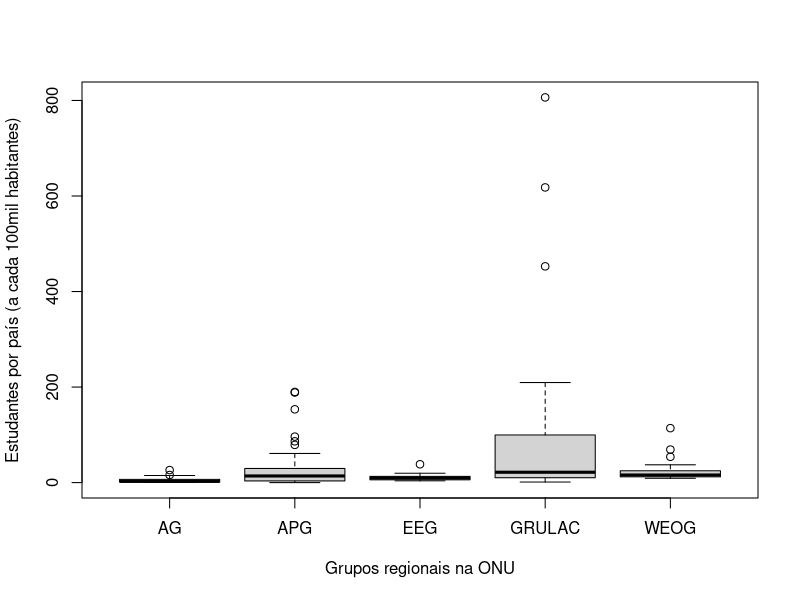
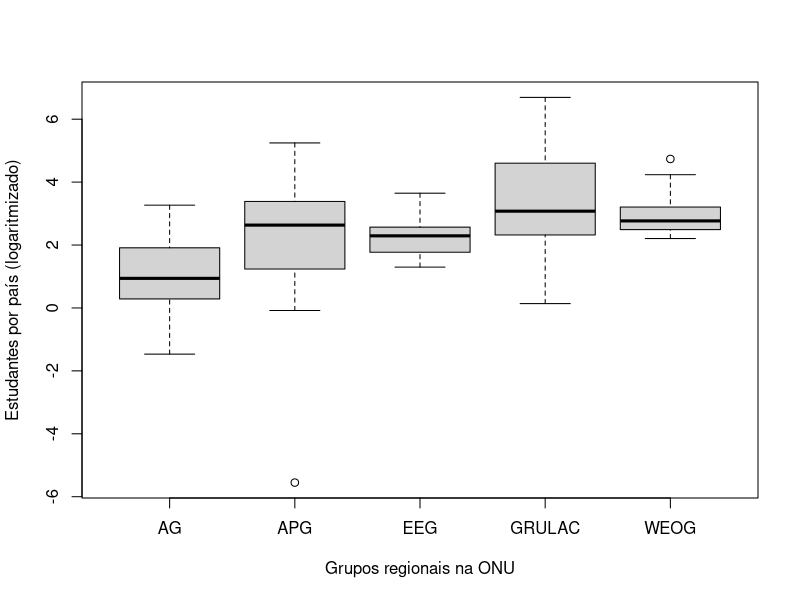
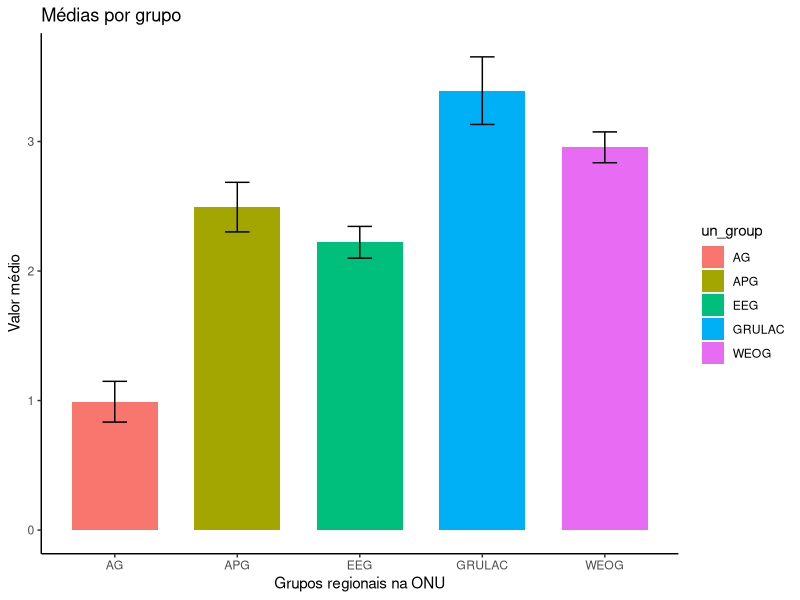

The R source for these figures, in order:
## ---- chunk 1
knitr::opts_chunk$set(echo = TRUE)
## ---- chunk 2
library(tidyverse)
library(rstatix)
library(stats)
## ---- chunk 3
students <- read_csv2("datasets/census.csv") %>%
  select("Place of Origin", "2019/20") %>%
  rename("n_students" = "2019/20") %>%
  mutate(n_students = as.numeric(n_students))

population <- read_csv2("datasets/population.csv") %>%
  select("Country Name", "2019") %>%
  rename("total_pop" = "2019")

un_group <- read_csv2("datasets/un_group.csv")
## ---- chunk 4
df <- un_group %>%
  left_join(population, by = c("Country" = "Country Name")) %>%
  left_join(students, by = c("Country" = "Place of Origin"))

count(drop_na(df))
## ---- chunk 5
#population
df %>%
  filter(is.na(total_pop)) %>%
  select(Country) %>%
  arrange(Country) 
## ---- chunk 6
#students
df %>%
  filter(is.na(n_students)) %>%
  select(Country) %>%
  arrange(Country)
## ---- chunk 7
un_group <- un_group %>%
  mutate(
    Country = recode(Country,
                     "Bolivia (Plurinational State of)" = "Bolivia",
                     "Iran (Islamic Republic of)" = "Iran",
                     "Micronesia (Federated States of)" = "Micronesia",
                     "Republic of Moldova" = "Moldova",
                     "Saint Kitts and Nevis" = "St. Kitts and Nevis",
                     "Saint Lucia" = "St. Lucia",
                     "Saint Vincent and the Grenadines" = "St. Vincent and the Grenadines",
                     "United Kingdom of Great Britain and Northern Ireland" = "United Kingdom",
                     "United Republic of Tanzania" = "Tanzania",
                     "Venezuela (Bolivarian Republic of)" = "Venezuela",
                     "Viet Nam" = "Vietnam")
  )
                     
population <- population %>%
  rename(Country = `Country Name`) %>%
  mutate(
    Country = recode(Country,
                     "Rep. Congo" = "Congo",
                     "Cote d'Ivoire" = "Côte d'Ivoire",
                     "Korea ( Dem. People's Rep.)" = "Democratic People's Republic of Korea",
                     "Dem. Rep. Congo" = "Democratic Republic of the Congo",
                     "Kyrgyz Republic" = "Kyrgyzstan",
                     "Lao PDR" = "Lao People's Democratic Republic",
                     "Korea (Rep.)" = "Republic of Korea",
                     "Slovak Republic" = "Slovakia",
                     "Turkiye" = "Türkiye")
  )

students <- students %>%
  rename(Country = `Place of Origin`) %>%
  mutate(
    Country = recode(Country,
                     "Brunei" = "Brunei Darussalam",
                     "Congo, Republic of the (Brazzaville)" = "Congo",
                     "Côte d’Ivoire" = "Côte d'Ivoire",
                     "Czech Republic" = "Czechia",
                     "North Korea" = "Democratic People's Republic of Korea",
                     "Congo, Dem. Rep. of the (Kinshasa)" = "Democratic Republic of the Congo",
                     "Gambia, The" = "Gambia",
                     "Laos" = "Lao People's Democratic Republic",
                     "Marshall Islands, Republic of the" = "Marshall Islands",
                     "Micronesia, Federate States of" = "Micronesia",
                     "Burma" = "Myanmar",
                     "South Korea" = "Republic of Korea",
                     "Russia" = "Russian Federation",
                     "São Tomé & Príncipe" = "Sao Tome and Principe",
                     "Syria" = "Syrian Arab Republic",
                     "Turkey" = "Türkiye")
  )
## ---- chunk 8
df <- un_group %>%
  left_join(population, by = "Country") %>%
  left_join(students, by = "Country") %>%
  drop_na()

count(df)
## ---- chunk 9
df <- df %>%
  mutate(students_100k = (n_students*100000)/total_pop) %>%
  rename(country = Country, un_group = `UN group`) %>%
  select(country, un_group, students_100k) %>%
  mutate(un_group = recode(un_group,
                           "African Group" = "AG",
                           "Asia and Pacific Group" = "APG",
                           "Eastern European Group (EEG)" = "EEG",
                           "Latin American and Caribbean Group (GRULAC)" = "GRULAC",
                           "Western European and other States Group (WEOG)" = "WEOG"))

df %>%
  arrange(desc(students_100k)) %>%
  head()
## ---- chunk 10
df %>%
  group_by(un_group) %>%
  identify_outliers(students_100k)
## ---- chunk 11
boxplot(students_100k ~ un_group, data = df, 
        ylab = "Estudantes por país (a cada 100mil habitantes)",
        xlab = "Grupos regionais na ONU")
## ---- chunk 12
df <- df %>%
  mutate(students_log = log(students_100k))

boxplot(students_log ~ un_group, data = df, 
        ylab = "Estudantes por país (logaritmizado)",
        xlab = "Grupos regionais na ONU")
## ---- chunk 13
df %>%
  group_by(un_group) %>%
  identify_outliers(students_log)
## ---- chunk 14
df <- df %>%
  filter(country != "Democratic People's Republic of Korea")
## ---- chunk 15
modelo <- aov(students_log ~ un_group, data = df)
summary(modelo)
## ---- chunk 16
TukeyHSD(modelo)
## ---- chunk 17
summary_stats <- df %>%
  group_by(un_group) %>%
  summarize(mean = mean(students_log),
            sd = sd(students_log),
            n = n())

ggplot(summary_stats, aes(x = un_group, y = mean, fill = un_group)) +
  geom_col(width = 0.7) +
  geom_errorbar(aes(ymin = mean - sd/sqrt(n), ymax = mean + sd/sqrt(n)), width = 0.2) +
  labs(x = "Grupos regionais na ONU", y = "Valor médio", title = "Médias por grupo") +
  theme_classic()
